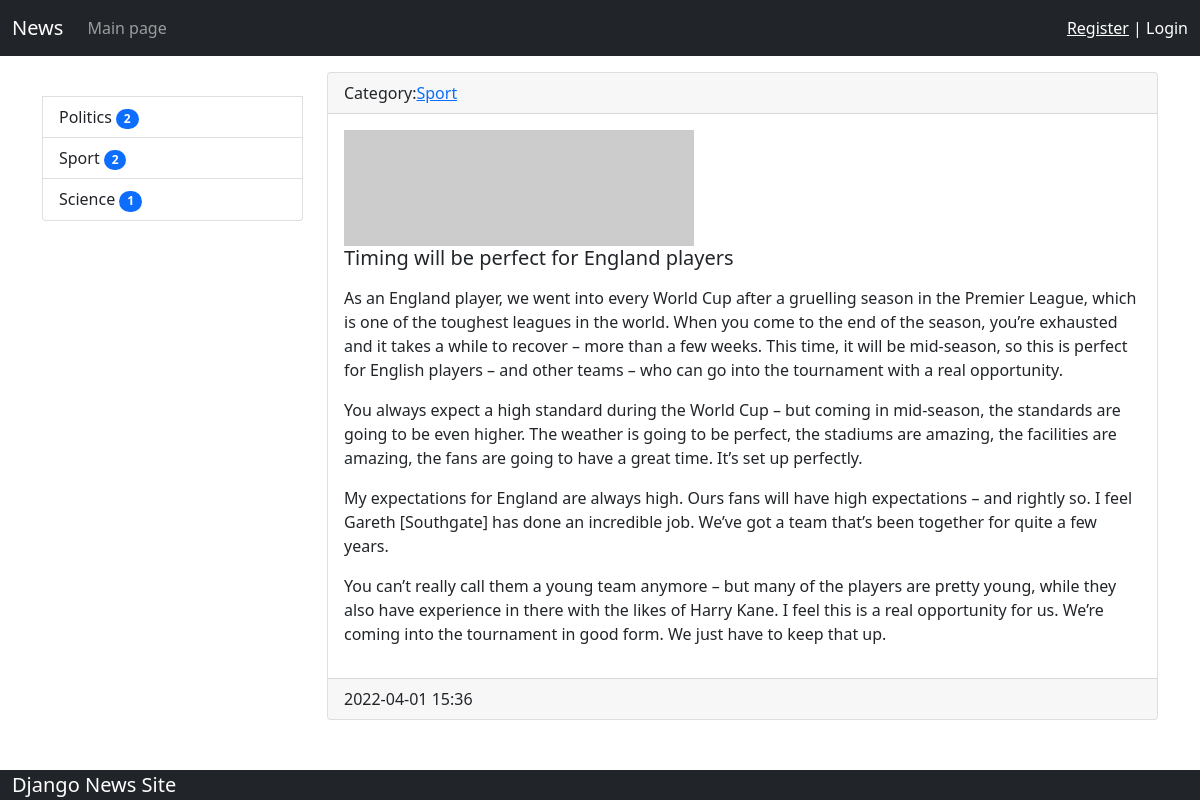
Page /news/17/ on the committed database.
### news/models.py (models this page shows, shortened)
class Category(models.Model):
    title = models.CharField(max_length=150, db_index=True)
    def get_absolute_url(self):
        return reverse('category', kwargs={'category_id': self.pk})
    def __str__(self):
        return self.title
    class Meta:
        verbose_name = 'Category'
        verbose_name_plural = 'Categories'
        ordering = ['title']

class News(models.Model):
    title = models.CharField(max_length=150)
    content = models.TextField(blank=True)
    created_at = models.DateTimeField(auto_now_add=True)
    updated_at = models.DateTimeField(auto_now=True)
    photo = models.ImageField(upload_to='photos/%Y/%m/%d/')
    is_published = models.BooleanField(default=True)
    category = models.ForeignKey('Category', on_delete=models.PROTECT)
    views = models.IntegerField(default=0)
    class Meta:
        verbose_name = 'News'
        verbose_name_plural = 'News'
        ordering = ['-created_at']

### news/views.py (the view)
# urls.py: path('news/<int:pk>/', ViewNews.as_view(), name='view_news'),
class ViewNews(DetailView):
    model = News
    context_object_name = 'news_item'

### news/templatetags/news_tags.py (called while the page is built)
@register.inclusion_tag('news/list_categories.html')
def show_categories():
    categories = Category.objects.annotate(cnt=Count('news',filter=F('news__is_published'))).filter(cnt__gt=0)
    return {"categories": categories }

### news/templates/news/news_detail.html (shortened to what this page needs)
{% extends 'base.html' %}
{% block sidebar %}
{% include 'inc/_sidebar.html' %}
{% endblock %}
{% block content %}
<div class="card mb-3">
    <div class="card-header">
        Category:<a href="{{news_item.category.get_absolute_url}}">{{ news_item.category }}</a>
    </div>
    <div class="card-body">
        {% if item.photo %}
        <img src="{{news_item.photo.url}}" alt="" width="350" class="float-left mr-3">
        {% else %}
        <img src="https://picsum.photos/id/1060/350/300/?blur=2" alt="" width="350" class="float-left mr-3">
        {% endif %}
        <h5 class="card-title">{{news_item.title}}</h5>
        <p class="card-text">{{news_item.content|safe|linebreaks}}</p>
    </div>
    <div class="card-footer text muted">
        {{news_item.created_at|date:"Y-m-d H:i" }}
    </div>
</div>
{% endblock %}

### news/templates/news/list_categories.html
<div class="list-group">
    {% for item in categories %}
    <a href="{{item.get_absolute_url}}" class="list-group-item list-group-item-action">{{item.title}} <span
            class="badge bg-primary rounded-pill">{{item.cnt}}</span></a>
    {% endfor %}
</div>

### rows in the picture
Category: title "Politics", cnt "2"
Category: title "Sport", cnt "2"
Category: title "Science", cnt "1"
News: category "Sport", title "Timing will be perfect for England players", content "As an England player, we went into every World Cup after a gruelling season in the Premier League, which is one of the toughest leagues in the world. When you come to the end of the season, you’re exhausted and it takes a while to recover – more than a few weeks. This time, it will be mid-season, so this is perfect for English players – and other teams – who can go into the tournament with a real opportunity. You always expect a high standard during the World Cup – but coming in mid-season, the standards are going to be even higher. The weather is going to be perfect, the stadiums are amazing, the facilities are amazing, the fans are going to have a great time. It’s set up perfectly. My…", created_at "2022-04-01 15:36"
